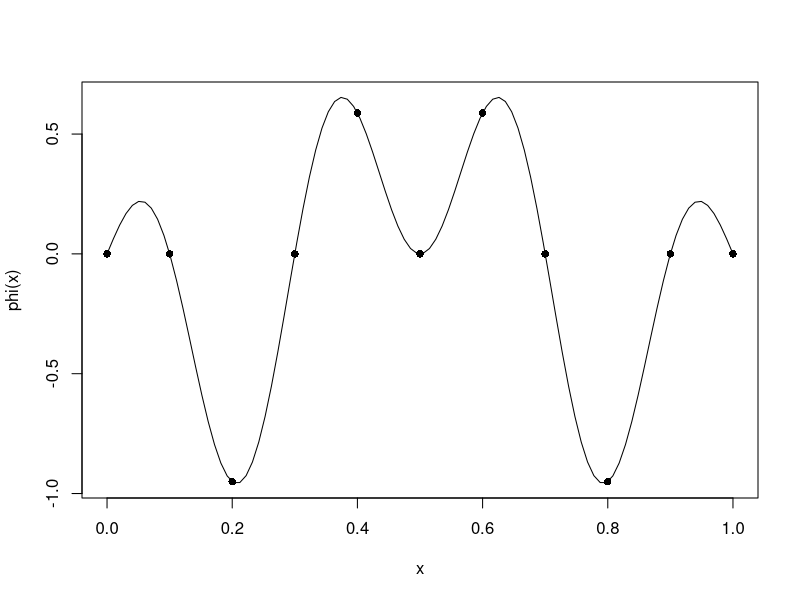
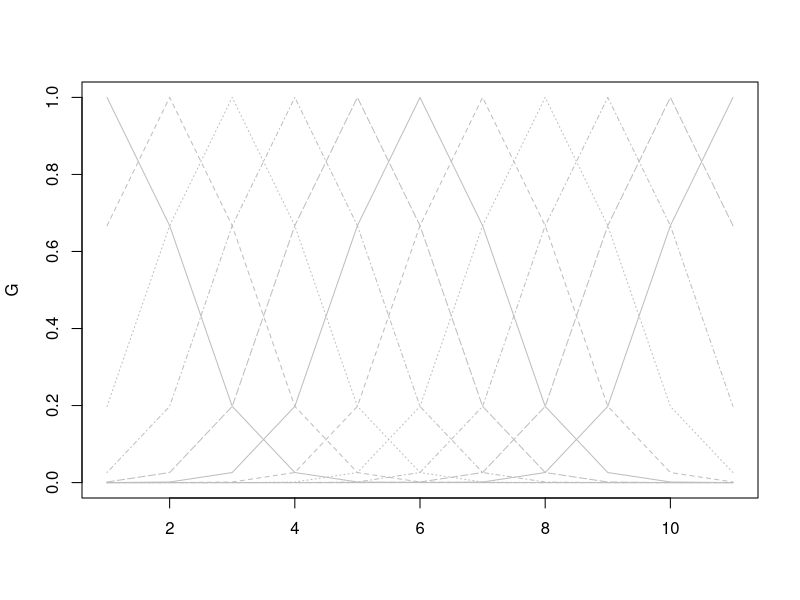
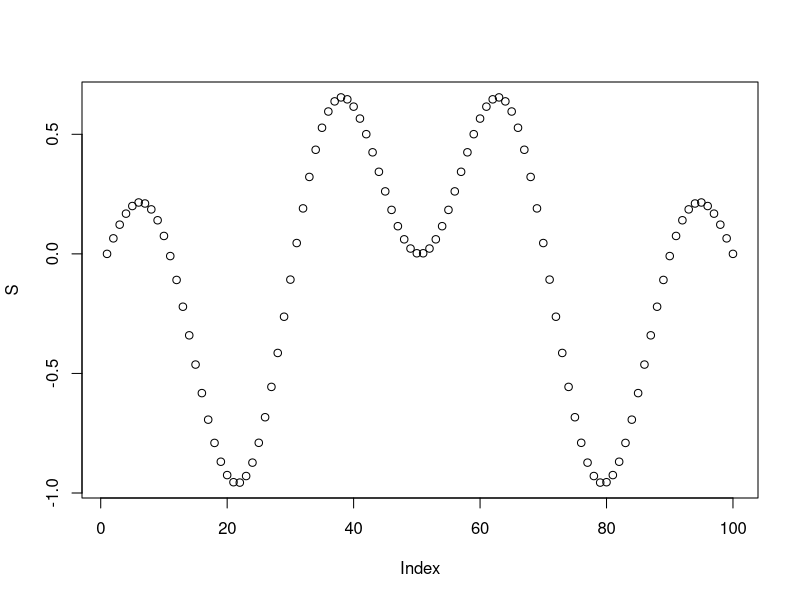

R code for these plots, in order:
## Example from https://medium.com/@natsunoyuki/radial-basis-function-interpolation-e1152476758e

library(tidyverse)

## Function to draw samples from
phi <- function(x) {
  return(sin(2 * pi * x) * cos(5 * pi * x))
}

## Function to create Gaussian weights
## Gives weight as a function of distance betwee2 x1 and x2
gaussian <- function(x1, x2, l = 1) {
  return(exp(-(x1 - x2)^2 / (2 * l **2)))
}

## Function to create matrix of kernel weights
kernel_matrix <- function(X, l = 1) {
  nx = length(X)
  G = matrix(0, nrow = nx, ncol = nx)
  for (i in 1:nx) {
    for (j in 1:nx) {
      G[i, j] = gaussian(X[i], X[j], l)
    }
  }
  return(G)
}

## Basis function
## Dot product of G^-1 and the data (d)
rbf_model <- function(G, d) {
  m = solve(G) %*% d
  return(m)
}

## Prediction function 
## Args: interpolation points, data points, weights, etc
rbf_predict <- function(x, X, m, l = 1) {
  S = rep(0, length(x))
  for (i in 1:length(m)) {
    S = S + m[i] * gaussian(x, X[i], l)
  }
  return(S)
}

## Variables
x = seq(0, 1, length.out = 100) ## Dimension for prediction
N = 10 ## Number of samples
X = seq(0, N, 1) / N
d = phi(X)

## Plot original function and samples
plot(x, phi(x), type = 'l')
points(X, d, pch = 16)

# Gaussian length scale.
L = 1 / 9

## Calculate the kernel matrix for these poitns
G = kernel_matrix(X, L)

matplot(G, type = 'l', col = 'grey')

# Invert d = Gm for the model parameters.
m = rbf_model(G, d)
m
## Note that these are symmetrical (as the obs are too)

## Make prediction with m
S = rbf_predict(x, X, m, L)


## Prediction plot

plot(S)
